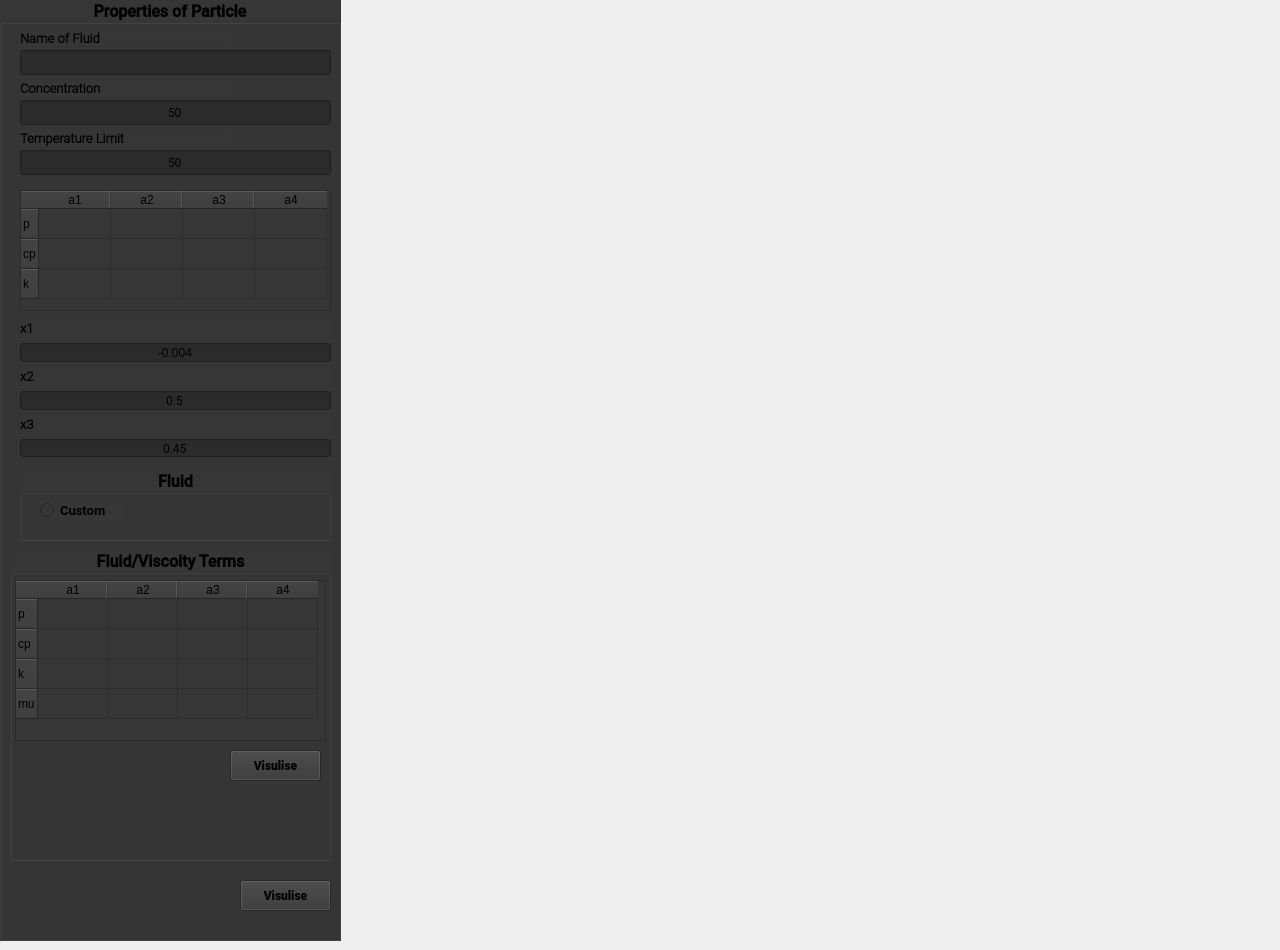
    <widget class="QWidget" name="tab_3">
     <attribute name="title">
      <string>Thermo-Visuliser</string>
     </attribute>
     <widget class="QGroupBox" name="groupBox_6">
      <property name="geometry">
       <rect>
        <x>0</x>
        <y>0</y>
        <width>341</width>
        <height>941</height>
       </rect>
      </property>
      <property name="font">
       <font>
        <family>Roboto Medium</family>
        <pointsize>12</pointsize>
        <weight>75</weight>
        <bold>true</bold>
       </font>
      </property>
      <property name="styleSheet">
       <string notr="true">background-color: rgb(54, 54, 54);
border-color: rgb(54,54,54);</string>
      </property>
      <property name="title">
       <string>Properties of Particle</string>
      </property>
      <property name="alignment">
       <set>Qt::AlignCenter</set>
      </property>
      <widget class="QLabel" name="label_15">
       <property name="geometry">
        <rect>
         <x>20</x>
         <y>30</y>
         <width>211</width>
         <height>16</height>
        </rect>
       </property>
       <property name="font">
        <font>
         <family>Roboto Light</family>
         <pointsize>10</pointsize>
         <weight>75</weight>
         <bold>true</bold>
        </font>
       </property>
       <property name="text">
        <string>Name of Fluid</string>
       </property>
      </widget>
      <widget class="QLineEdit" name="nams">
       <property name="geometry">
        <rect>
         <x>20</x>
         <y>50</y>
         <width>311</width>
         <height>25</height>
        </rect>
       </property>
       <property name="styleSheet">
        <string notr="true">background-color: rgb(43, 43, 43);</string>
       </property>
       <property name="text">
        <string/>
       </property>
       <property name="alignment">
        <set>Qt::AlignCenter</set>
       </property>
      </widget>
      <widget class="QLabel" name="label_16">
       <property name="geometry">
        <rect>
         <x>20</x>
         <y>80</y>
         <width>211</width>
         <height>16</height>
        </rect>
       </property>
       <property name="font">
        <font>
         <family>Roboto Light</family>
         <pointsize>10</pointsize>
         <weight>75</weight>
         <bold>true</bold>
        </font>
       </property>
       <property name="text">
        <string>Concentration</string>
       </property>
      </widget>
      <widget class="QLineEdit" name="sika2">
       <property name="geometry">
        <rect>
         <x>20</x>
         <y>100</y>
         <width>311</width>
         <height>25</height>
        </rect>
       </property>
       <property name="font">
        <font>
         <family>Roboto</family>
        </font>
       </property>
       <property name="styleSheet">
        <string notr="true">background-color: rgb(43, 43, 43);</string>
       </property>
       <property name="text">
        <string>50</string>
       </property>
       <property name="alignment">
        <set>Qt::AlignCenter</set>
       </property>
      </widget>
      <widget class="QLabel" name="label_17">
       <property name="geometry">
        <rect>
         <x>20</x>
         <y>130</y>
         <width>211</width>
         <height>16</height>
        </rect>
       </property>
       <property name="font">
        <font>
         <family>Roboto Light</family>
         <pointsize>10</pointsize>
         <weight>75</weight>
         <bold>true</bold>
        </font>
       </property>
       <property name="text">
        <string>Temperature Limit</string>
       </property>
      </widget>
      <widget class="QLineEdit" name="v8">
       <property name="geometry">
        <rect>
         <x>20</x>
         <y>150</y>
         <width>311</width>
         <height>25</height>
        </rect>
       </property>
       <property name="font">
        <font>
         <family>Roboto</family>
        </font>
       </property>
       <property name="styleSheet">
        <string notr="true">background-color: rgb(43, 43, 43);</string>
       </property>
       <property name="text">
        <string>50</string>
       </property>
       <property name="alignment">
        <set>Qt::AlignCenter</set>
       </property>
      </widget>
      <widget class="QPushButton" name="button6">
       <property name="geometry">
        <rect>
         <x>240</x>
         <y>880</y>
         <width>91</width>
         <height>31</height>
        </rect>
       </property>
       <property name="font">
        <font>
         <family>Roboto Black</family>
        </font>
       </property>
       <property name="text">
        <string>Visulise</string>
       </property>
       <property name="icon">
        <iconset resource="icons.qrc">
         <normaloff>:/icons/z7.png</normaloff>:/icons/z7.png</iconset>
       </property>
      </widget>
      <widget class="QTableWidget" name="table">
       <property name="geometry">
        <rect>
         <x>20</x>
         <y>190</y>
         <width>311</width>
         <height>121</height>
        </rect>
       </property>
       <attribute name="horizontalHeaderDefaultSectionSize">
        <number>72</number>
       </attribute>
       <row>
        <property name="text">
         <string>p</string>
        </property>
       </row>
       <row>
        <property name="text">
         <string>cp</string>
        </property>
       </row>
       <row>
        <property name="text">
         <string>k</string>
        </property>
       </row>
       <column>
        <property name="text">
         <string>a1</string>
        </property>
       </column>
       <column>
        <property name="text">
         <string>a2</string>
        </property>
       </column>
       <column>
        <property name="text">
         <string>a3</string>
        </property>
       </column>
       <column>
        <property name="text">
         <string>a4</string>
        </property>
       </column>
      </widget>
      <widget class="QGroupBox" name="wok">
       <property name="geometry">
        <rect>
         <x>10</x>
         <y>550</y>
         <width>321</width>
         <height>311</height>
        </rect>
       </property>
       <property name="font">
        <font>
         <family>Roboto Medium</family>
         <pointsize>12</pointsize>
         <weight>75</weight>
         <bold>true</bold>
        </font>
       </property>
       <property name="styleSheet">
        <string notr="true">background-color: rgb(54, 54, 54);
border-color: rgb(54,54,54);</string>
       </property>
       <property name="title">
        <string>Fluid/Viscoity Terms</string>
       </property>
       <property name="alignment">
        <set>Qt::AlignCenter</set>
       </property>
       <widget class="QTableWidget" name="table3">
        <property name="geometry">
         <rect>
          <x>5</x>
          <y>30</y>
          <width>311</width>
          <height>161</height>
         </rect>
        </property>
        <property name="autoScroll">
         <bool>true</bool>
        </property>
        <attribute name="horizontalHeaderDefaultSectionSize">
         <number>70</number>
        </attribute>
        <row>
         <property name="text">
          <string>p</string>
         </property>
        </row>
        <row>
         <property name="text">
          <string>cp</string>
         </property>
        </row>
        <row>
         <property name="text">
          <string>k</string>
         </property>
        </row>
        <row>
         <property name="text">
          <string>mu</string>
         </property>
        </row>
        <column>
         <property name="text">
          <string>a1</string>
         </property>
        </column>
        <column>
         <property name="text">
          <string>a2</string>
         </property>
        </column>
        <column>
         <property name="text">
          <string>a3</string>
         </property>
        </column>
        <column>
         <property name="text">
          <string>a4</string>
         </property>
        </column>
       </widget>
       <widget class="QPushButton" name="bill">
        <property name="geometry">
         <rect>
          <x>220</x>
          <y>200</y>
          <width>91</width>
          <height>31</height>
         </rect>
        </property>
        <property name="font">
         <font>
          <family>Roboto Black</family>
         </font>
        </property>
        <property name="text">
         <string>Visulise</string>
        </property>
        <property name="icon">
         <iconset resource="icons.qrc">
          <normaloff>:/icons/z7.png</normaloff>:/icons/z7.png</iconset>
        </property>
       </widget>
      </widget>
      <widget class="QGroupBox" name="groupBox_7">
       <property name="geometry">
        <rect>
         <x>20</x>
         <y>470</y>
         <width>311</width>
         <height>71</height>
        </rect>
       </property>
       <property name="font">
        <font>
         <family>Roboto Medium</family>
         <pointsize>12</pointsize>
         <weight>75</weight>
         <bold>true</bold>
        </font>
       </property>
       <property name="styleSheet">
        <string notr="true">background-color: rgb(54, 54, 54);
border-color: rgb(54,54,54);</string>
       </property>
       <property name="title">
        <string>Fluid</string>
       </property>
       <property name="alignment">
        <set>Qt::AlignCenter</set>
       </property>
       <widget class="QRadioButton" name="z3">
        <property name="geometry">
         <rect>
          <x>20</x>
          <y>30</y>
          <width>82</width>
          <height>21</height>
         </rect>
        </property>
        <property name="font">
         <font>
          <family>Roboto</family>
          <pointsize>10</pointsize>
          <weight>75</weight>
          <bold>true</bold>
         </font>
        </property>
        <property name="text">
         <string>Custom</string>
        </property>
       </widget>
      </widget>
      <widget class="QWidget" name="layoutWidget_2">
       <property name="geometry">
        <rect>
         <x>20</x>
         <y>320</y>
         <width>311</width>
         <height>137</height>
        </rect>
       </property>
       <layout class="QVBoxLayout" name="verticalLayout_2">
        <item>
         <widget class="QLabel" name="label_18">
          <property name="font">
           <font>
            <family>Roboto Light</family>
            <pointsize>10</pointsize>
            <weight>75</weight>
            <bold>true</bold>
           </font>
          </property>
          <property name="text">
           <string>x1</string>
          </property>
          <property name="alignment">
           <set>Qt::AlignLeading|Qt::AlignLeft|Qt::AlignVCenter</set>
          </property>
         </widget>
        </item>
        <item>
         <widget class="QLineEdit" name="x1">
          <property name="styleSheet">
           <string notr="true">background-color: rgb(43, 43, 43);</string>
          </property>
          <property name="text">
           <string>-0.004</string>
          </property>
          <property name="alignment">
           <set>Qt::AlignCenter</set>
          </property>
         </widget>
        </item>
        <item>
         <widget class="QLabel" name="label_19">
          <property name="font">
           <font>
            <family>Roboto Light</family>
            <pointsize>10</pointsize>
            <weight>75</weight>
            <bold>true</bold>
           </font>
          </property>
          <property name="text">
           <string>x2</string>
          </property>
          <property name="alignment">
           <set>Qt::AlignLeading|Qt::AlignLeft|Qt::AlignVCenter</set>
          </property>
         </widget>
        </item>
        <item>
         <widget class="QLineEdit" name="x2">
          <property name="font">
           <font>
            <family>Roboto</family>
           </font>
          </property>
          <property name="styleSheet">
           <string notr="true">background-color: rgb(43, 43, 43);</string>
          </property>
          <property name="text">
           <string>0.5</string>
          </property>
          <property name="alignment">
           <set>Qt::AlignCenter</set>
          </property>
         </widget>
        </item>
        <item>
         <widget class="QLabel" name="label_20">
          <property name="font">
           <font>
            <family>Roboto Light</family>
            <pointsize>10</pointsize>
            <weight>75</weight>
            <bold>true</bold>
           </font>
          </property>
          <property name="text">
           <string>x3</string>
          </property>
          <property name="alignment">
           <set>Qt::AlignLeading|Qt::AlignLeft|Qt::AlignVCenter</set>
          </property>
         </widget>
        </item>
        <item>
         <widget class="QLineEdit" name="x3">
          <property name="font">
           <font>
            <family>Roboto</family>
           </font>
          </property>
          <property name="styleSheet">
           <string notr="true">background-color: rgb(43, 43, 43);</string>
          </property>
          <property name="text">
           <string>0.45</string>
          </property>
          <property name="alignment">
           <set>Qt::AlignCenter</set>
          </property>
         </widget>
        </item>
       </layout>
      </widget>
     </widget>
     <widget class="MplWidget4" name="MplWidget2" native="true">
      <property name="geometry">
       <rect>
        <x>350</x>
        <y>10</y>
        <width>921</width>
        <height>921</height>
       </rect>
      </property>
     </widget>
    </widget>
